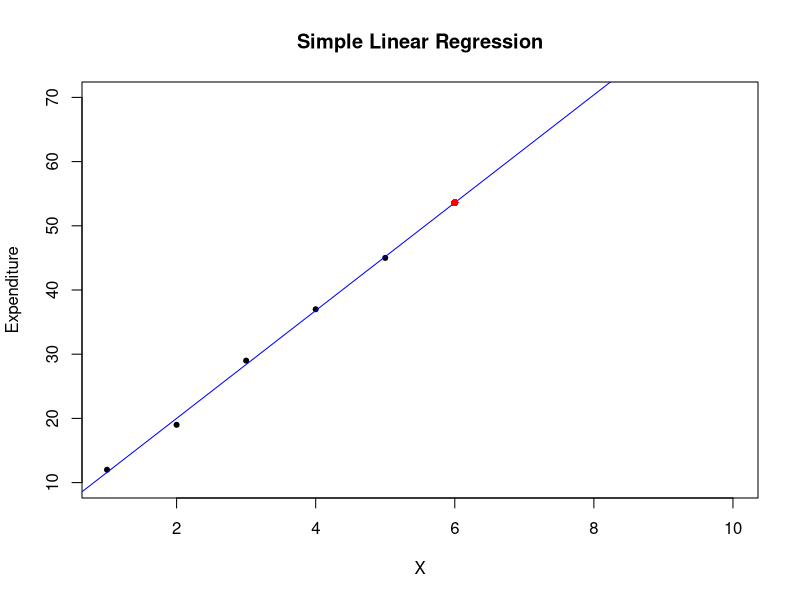

The R source for this figure:
#User-defind dataset
X <- c(1,2,3,4,5)
y <- c(12,19,29,37,45)

#Create data frame
data <- data.frame(X,y)

#Create linear regression model
model <- lm(y~X,data=data)

#Calculate slope and intercept
intercept <- coef(model)[1] 
slope <- coef(model)[2]

#Predict for X =7
new_data <- data.frame(X=6)
y_new <- predict(model,new_data)

#Print results
cat("Slope(m):",slope,"\n")
cat("Intercept(b)",intercept,"\n")
cat("Predicted value when X=6:",y_new,"\n")

#Plot with extended limits
plot(X,y,
     main = "Simple Linear Regression",
     Xlab = "Years",
     ylab = "Expenditure",
     pch = 20,
     xlim = c(1,10),
     ylim = c(10,70)
  
)

#Regression line
abline(model, col ="blue")

#Predicted point(red dot)
points(6,y_new,pch =16,col="red")

text(3,78,labels = paste("y=",round(slope,2),"X+",round(intercept,2)),col = "darkgreen")
